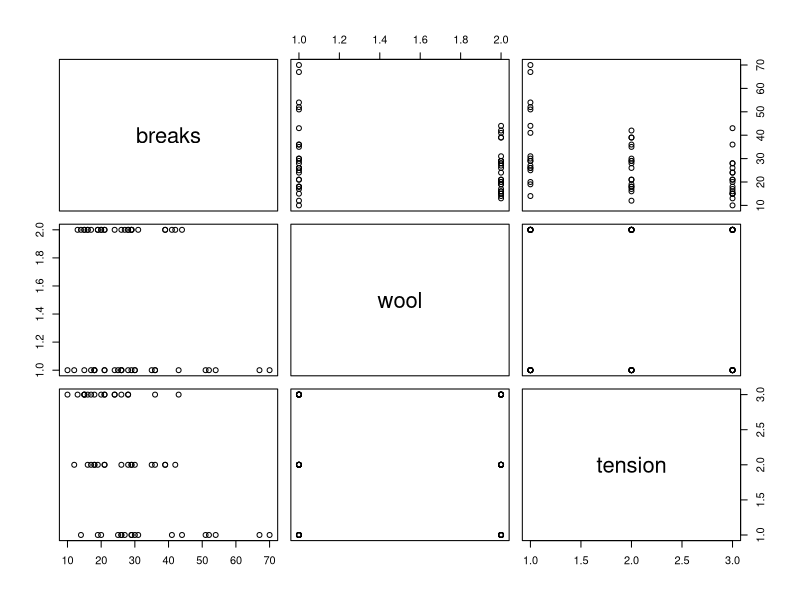
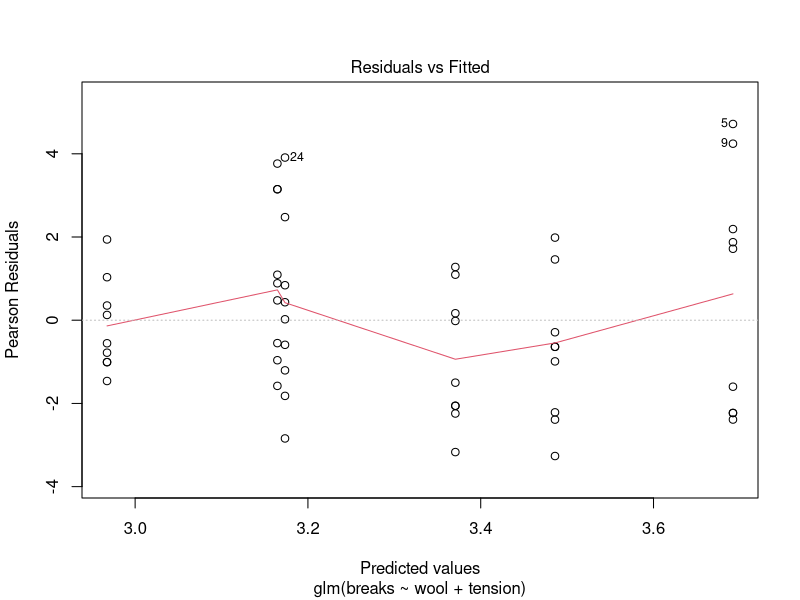
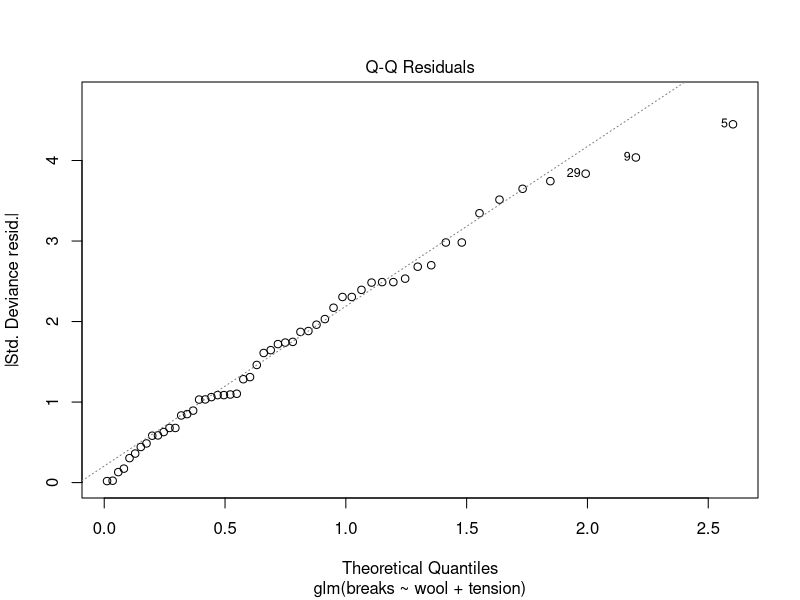
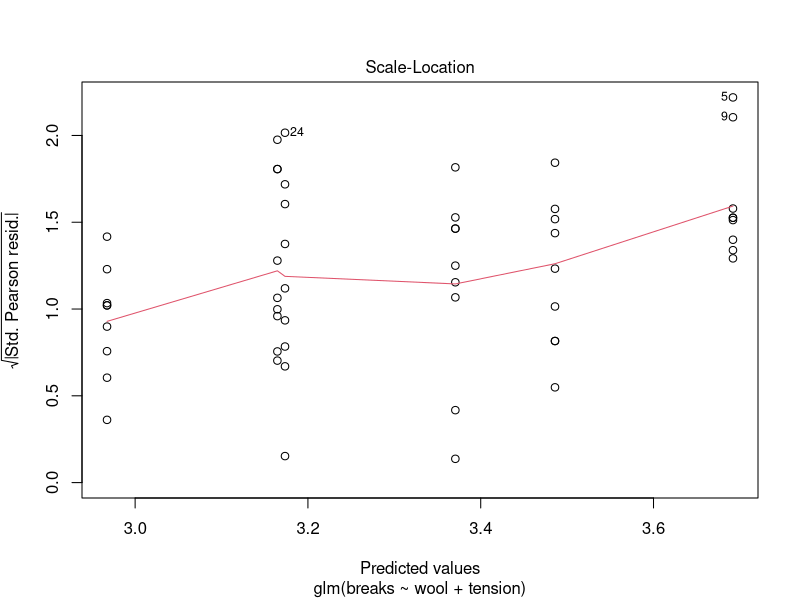
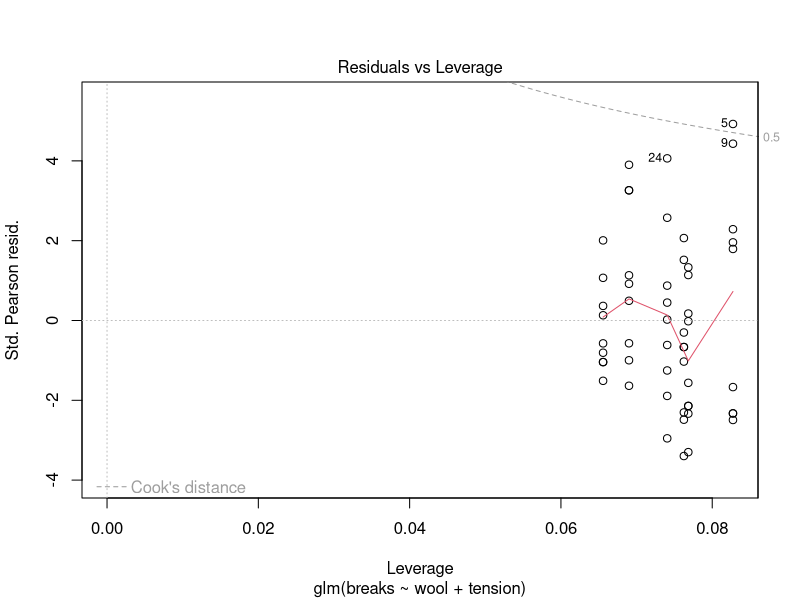
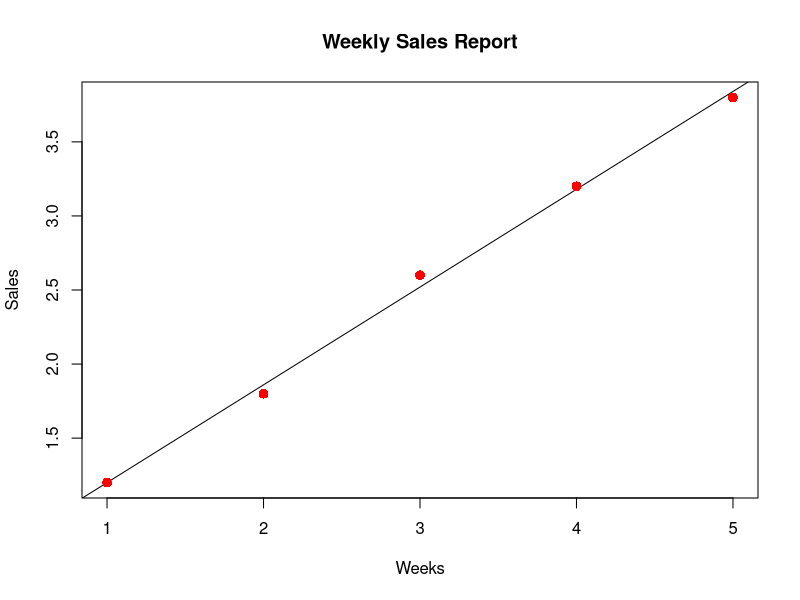
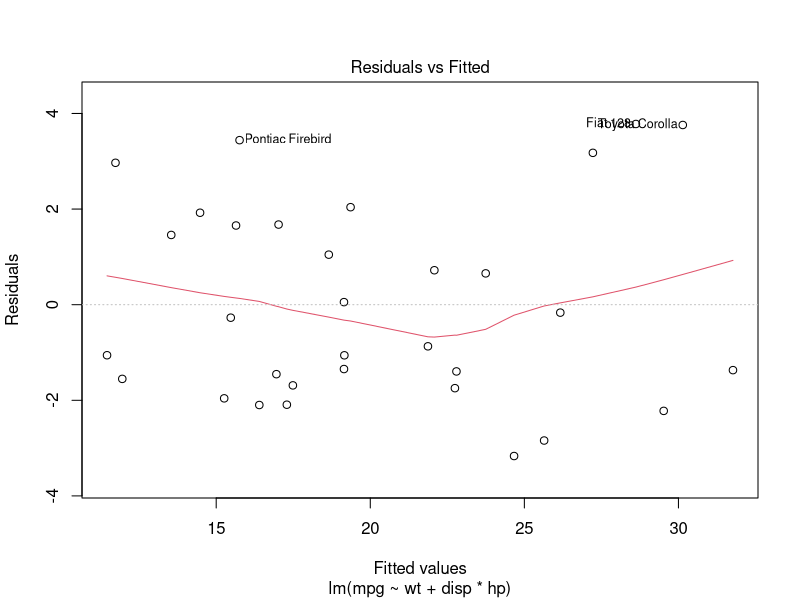
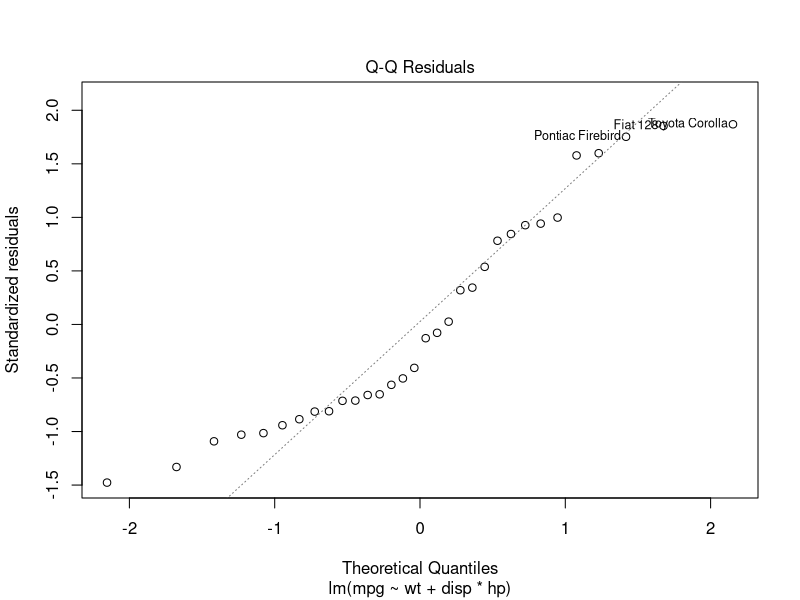

Reproduce these figures in R, in order.
#Linear Regression
x<-c(1,2,3,4,5)
y<-c(1.2,1.8,2.6,3.2,3.8)
result<-lm(y~x)
print(summary(result))
png(file="LinearRegressiongraph.png")
plot(x,y,col="red",main="Weekly Sales Report",abline(lm(y~x)),cex=1.3,pch=16,xlab="Weeks",ylab="Sales")
dev.off()

#Multiple Regression
input<-mtcars[,c("mpg","wt","disp","hp")]
result<-lm(mpg~wt+disp*hp,data=input)
print(summary(result))
png(file="MultiLinearRegressiongraph.png")
plot(result)
dev.off()

#Logistic Regression

#Poisson Regression
input<-warpbreaks
print(head(input))
plot(input)
output<-glm(formula=breaks~wool+tension,data=warpbreaks,family="poisson")
print(summary(output))
plot(output)